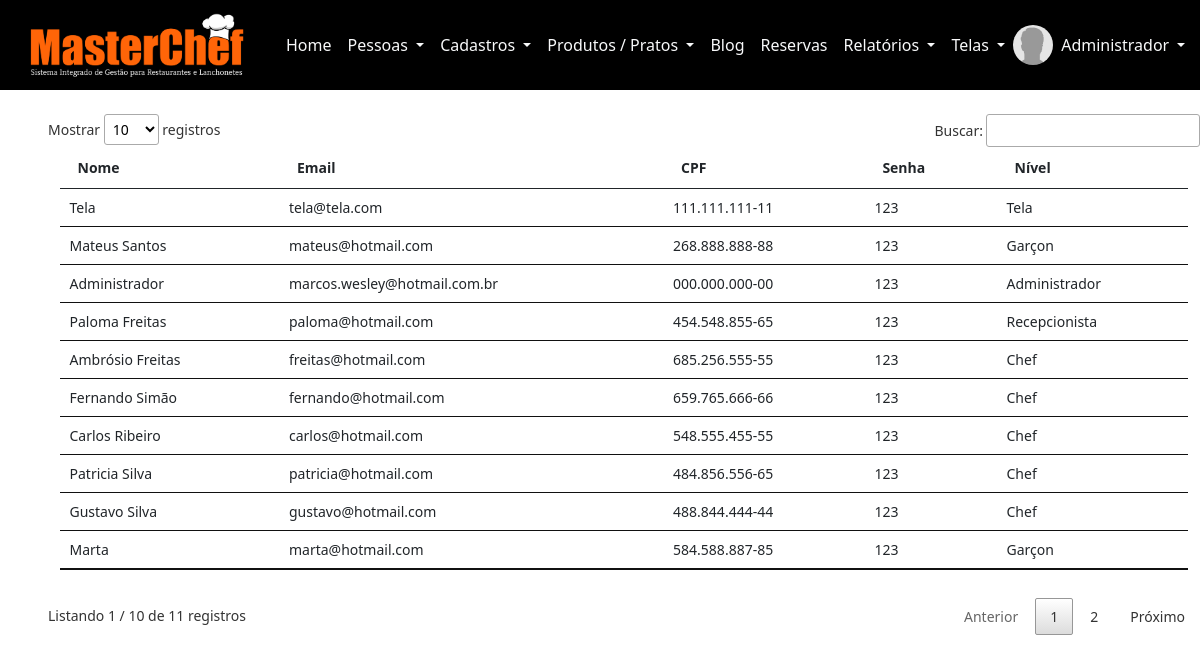
The app's page /sistema/painel-admin/index.php?pag=usuarios (signed in) with its own data.
### tables this page shows
CREATE TABLE `usuarios` (
  `id` int(11) NOT NULL,
  `nome` varchar(50) NOT NULL,
  `cpf` varchar(20) NOT NULL,
  `email` varchar(50) NOT NULL,
  `senha` varchar(30) NOT NULL,
  `nivel` varchar(20) NOT NULL
);

### sistema/painel-admin/usuarios.php (the view, shortened to what this page needs)
<small>
	<table id="example" class="table table-hover table-sm my-4" style="width:98%;">
		<thead>
			<tr>
				<th>Nome</th>
				<th>Email</th>
				<th>CPF</th>
				<th>Senha</th>
				<th>Nível</th>
			</tr>
		</thead>
		<tbody>
			<?php
			$query = $pdo->query("SELECT * FROM usuarios order by id desc");
			$res = $query->fetchAll(PDO::FETCH_ASSOC);
			for($i=0; $i < @count($res); $i++){
			 ?>
			<tr>
				<td><?php echo $res[$i]['nome'] ?></td>
				<td><?php echo $res[$i]['email'] ?></td>
				<td><?php echo $res[$i]['cpf'] ?></td>
				<td><?php echo $res[$i]['senha'] ?></td>
				<td><?php echo $res[$i]['nivel'] ?></td>
			</tr>
			<?php } ?>
		</tbody>
	</table>
</small>

### sistema/painel-admin/index.php (shortened to what this page needs)
<?php
require_once("../../conexao.php");
$menu1 = 'home';
$menu2 = 'usuarios';
$menu3 = 'funcionarios';
$menu4 = 'cargos';
$menu5 = 'mesas';
$menu6 = 'fornecedores';
$menu7 = 'categorias';
$menu8 = 'produtos';
$menu9 = 'pratos';
$menu10 = 'compras';
$menu11 = 'banners';
$menu12 = 'blog';
$menu13 = 'estoque';
$menu14 = 'reservas';
$menu15 = 'galeria';
$menu16 = 'categorias-galeria';
$id_usuario = $_SESSION['id'];
$query = $pdo->query("SELECT * FROM usuarios WHERE id = '$id_usuario'");
$res = $query->fetchAll(PDO::FETCH_ASSOC);
$total_reg = @count($res);
if($total_reg > 0){
	$nome_usu = $res[0]['nome'];
}
?>
<!DOCTYPE html>
<html>
<head>
	<link href="https://cdn.jsdelivr.net/npm/bootstrap@5.0.0-beta2/dist/css/bootstrap.min.css" rel="stylesheet">
	<link rel="stylesheet" type="text/css" href="../vendor/DataTables/datatables.min.css"/>
	<link rel="stylesheet" href="https://cdn.jsdelivr.net/npm/bootstrap-icons@1.4.0/font/bootstrap-icons.css">
</head>
<body>
	<nav class="navbar navbar-expand-lg" style="background: #000000;">
		<div class="container-fluid">
			<a class="navbar-brand" href="index.php"><img src="../img/logo-texto-grande.png" width="250"></a>
			<div class="collapse navbar-collapse" id="navbarSupportedContent">
				<ul class="navbar-nav me-auto mb-2 mb-lg-0">
					<li class="nav-item">
						<a class="nav-link active text-light" aria-current="page" href="index.php?pag=<?php echo $menu1 ?>">Home</a>
					</li>
					<li class="nav-item dropdown">
						<a class="nav-link dropdown-toggle text-light" href="#" id="navbarDropdown" role="button" data-bs-toggle="dropdown" aria-expanded="false">
							Pessoas
						</a>
					</li>
					<li class="nav-item dropdown">
						<a class="nav-link dropdown-toggle text-light" href="#" id="navbarDropdown" role="button" data-bs-toggle="dropdown" aria-expanded="false">
							Cadastros
						</a>
					</li>
					<li class="nav-item dropdown">
						<a class="nav-link dropdown-toggle text-light" href="#" id="navbarDropdown" role="button" data-bs-toggle="dropdown" aria-expanded="false">
							Produtos / Pratos
						</a>
					</li>
					<li class="nav-item">
						<a class="nav-link text-light" aria-current="page" href="index.php?pag=<?php echo $menu12 ?>">Blog</a>
					</li>
					<li class="nav-item">
						<a class="nav-link text-light" aria-current="page" href="index.php?pag=<?php echo $menu14 ?>">Reservas</a>
					</li>
					<li class="nav-item dropdown">
						<a class="nav-link dropdown-toggle text-light" href="#" id="navbarDropdown" role="button" data-bs-toggle="dropdown" aria-expanded="false">
							Relatórios
						</a>
					</li>
					<li class="nav-item dropdown">
						<a class="nav-link dropdown-toggle text-light" href="#" id="navbarDropdown" role="button" data-bs-toggle="dropdown" aria-expanded="false">
							Telas
						</a>
					</li>
				</ul>
				<div class="d-flex mr-4">
					<img class="img-profile rounded-circle" src="../img/sem-usuario.jpg" width="40px" height="40px">
					<div class="collapse navbar-collapse" id="navbarNavDarkDropdown">
						<ul class="navbar-nav">
							<li class="nav-item dropdown">
								<a class="nav-link dropdown-toggle text-light" href="#" id="navbarDarkDropdownMenuLink" role="button" data-bs-toggle="dropdown" aria-expanded="false">
									<?php echo $nome_usu ?>
								</a>
							</li>
						</ul>
					</div>
				</div>
			</div>
		</div>
	</nav>
	<div class="container-fluid mt-4 mx-4 px-4">
		<?php
		if(@$_GET['pag'] == $menu1){
			require_once($menu1.'.php');
		}else if(@$_GET['pag'] == $menu2){
			require_once($menu2.'.php');
		}else if(@$_GET['pag'] == $menu3){
			require_once($menu3.'.php');
		}else if(@$_GET['pag'] == $menu4){
			require_once($menu4.'.php');
		}else if(@$_GET['pag'] == $menu5){
			require_once($menu5.'.php');
		}else if(@$_GET['pag'] == $menu6){
			require_once($menu6.'.php');
		}else if(@$_GET['pag'] == $menu7){
			require_once($menu7.'.php');
		}else if(@$_GET['pag'] == $menu8){
			require_once($menu8.'.php');
		}else if(@$_GET['pag'] == $menu9){
			require_once($menu9.'.php');
		}else if(@$_GET['pag'] == $menu10){
			require_once($menu10.'.php');
		}else if(@$_GET['pag'] == $menu11){
			require_once($menu11.'.php');
		}else if(@$_GET['pag'] == $menu12){
			require_once($menu12.'.php');
		}else if(@$_GET['pag'] == $menu13){
			require_once($menu13.'.php');
		}else if(@$_GET['pag'] == $menu14){
			$pag_painel = '../painel-recep/';
			require_once('../painel-recep/'.$menu14.'.php');
		}else if(@$_GET['pag'] == $menu15){
			require_once($menu15.'.php');
		}else if(@$_GET['pag'] == $menu16){
			require_once($menu16.'.php');
		}
		else{
			require_once($menu1.'.php');
		}
		?>
	</div>
</body>
</html>

### records on screen
usuarios: nome "Administrador", email "marcos.wesley@hotmail.com.br", cpf "000.000.000-00", senha "123", nivel "Administrador"
usuarios: nome "Tela", email "tela@tela.com", cpf "111.111.111-11", senha "123", nivel "Tela"
usuarios: nome "Mateus Santos", email "mateus@hotmail.com", cpf "268.888.888-88", senha "123", nivel "Garçon"
usuarios: nome "Paloma Freitas", email "paloma@hotmail.com", cpf "454.548.855-65", senha "123", nivel "Recepcionista"
usuarios: nome "Ambrósio Freitas", email "freitas@hotmail.com", cpf "685.256.555-55", senha "123", nivel "Chef"
usuarios: nome "Fernando Simão", email "fernando@hotmail.com", cpf "659.765.666-66", senha "123", nivel "Chef"
usuarios: nome "Carlos Ribeiro", email "carlos@hotmail.com", cpf "548.555.455-55", senha "123", nivel "Chef"
usuarios: nome "Patricia Silva", email "patricia@hotmail.com", cpf "484.856.556-65", senha "123", nivel "Chef"
usuarios: nome "Gustavo Silva", email "gustavo@hotmail.com", cpf "488.844.444-44", senha "123", nivel "Chef"
usuarios: nome "Marta", email "marta@hotmail.com", cpf "584.588.887-85", senha "123", nivel "Garçon"
